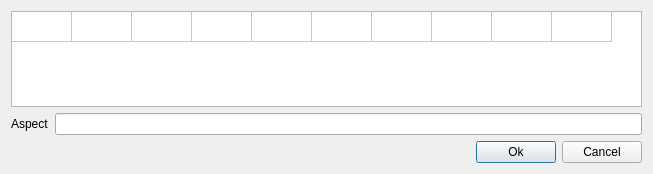
<?xml version="1.0" encoding="UTF-8"?>
<ui version="4.0">
 <class>DialogNewMeasure</class>
 <widget class="QDialog" name="DialogNewMeasure">
  <property name="geometry">
   <rect>
    <x>0</x>
    <y>0</y>
    <width>653</width>
    <height>174</height>
   </rect>
  </property>
  <property name="windowTitle">
   <string>New Measure</string>
  </property>
  <layout class="QVBoxLayout" name="verticalLayout">
   <item>
    <widget class="QTableWidget" name="twZones">
     <property name="rowCount">
      <number>1</number>
     </property>
     <property name="columnCount">
      <number>10</number>
     </property>
     <attribute name="horizontalHeaderVisible">
      <bool>false</bool>
     </attribute>
     <attribute name="horizontalHeaderCascadingSectionResizes">
      <bool>false</bool>
     </attribute>
     <attribute name="horizontalHeaderDefaultSectionSize">
      <number>60</number>
     </attribute>
     <attribute name="horizontalHeaderMinimumSectionSize">
      <number>30</number>
     </attribute>
     <attribute name="horizontalHeaderStretchLastSection">
      <bool>false</bool>
     </attribute>
     <attribute name="verticalHeaderVisible">
      <bool>false</bool>
     </attribute>
     <attribute name="verticalHeaderMinimumSectionSize">
      <number>10</number>
     </attribute>
     <row/>
     <column/>
     <column/>
     <column/>
     <column/>
     <column/>
     <column/>
     <column/>
     <column/>
     <column/>
     <column/>
    </widget>
   </item>
   <item>
    <layout class="QHBoxLayout" name="horizontalLayout">
     <item>
      <widget class="QLabel" name="label">
       <property name="text">
        <string>Aspect</string>
       </property>
      </widget>
     </item>
     <item>
      <widget class="QLineEdit" name="leAspect"/>
     </item>
    </layout>
   </item>
   <item>
    <layout class="QHBoxLayout" name="horizontalLayout_2">
     <item>
      <spacer name="horizontalSpacer">
       <property name="orientation">
        <enum>Qt::Horizontal</enum>
       </property>
       <property name="sizeHint" stdset="0">
        <size>
         <width>40</width>
         <height>20</height>
        </size>
       </property>
      </spacer>
     </item>
     <item>
      <widget class="QPushButton" name="pushButton_2">
       <property name="text">
        <string>Ok</string>
       </property>
      </widget>
     </item>
     <item>
      <widget class="QPushButton" name="pushButton">
       <property name="text">
        <string>Cancel</string>
       </property>
      </widget>
     </item>
    </layout>
   </item>
   <item>
    <spacer name="verticalSpacer">
     <property name="orientation">
      <enum>Qt::Vertical</enum>
     </property>
     <property name="sizeHint" stdset="0">
      <size>
       <width>20</width>
       <height>40</height>
      </size>
     </property>
    </spacer>
   </item>
  </layout>
 </widget>
 <resources/>
 <connections/>
</ui>
